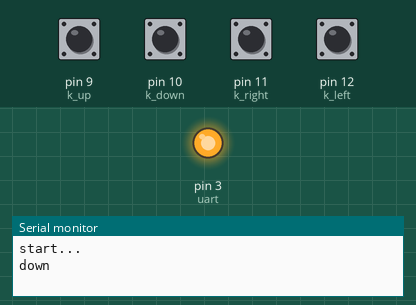
This sketch was run on a simulated Arduino Uno, built with avr-gcc and run on an emulated ATmega328P. Shown: output pins drawn as LEDs (lit = HIGH), the last lines printed to the serial monitor. The test bench sets the inputs (shaded band); at power-on: pin 9 (k_up) HIGH, pin 10 (k_down), pin 11 (k_right), pin 12 (k_left) LOW.

Above: at 3.8 s.
3.9 s: pin 10 (k_down) pulled HIGH for 0.15 s
At 5.0 s:
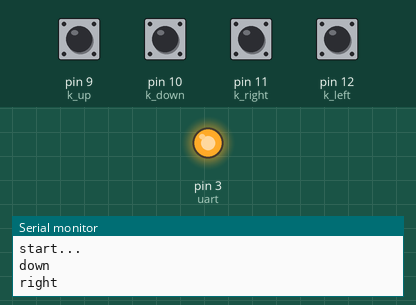
5.5 s: pin 11 (k_right) pulled HIGH for 0.15 s
At 6.0 s:
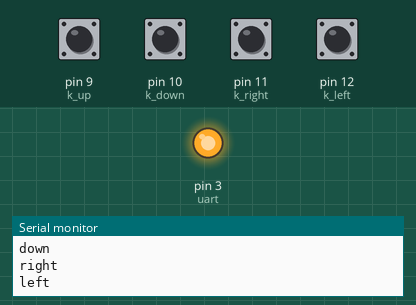
Timing chart, 0 to 8.5 s (numbered marks = the images above; inputs shaded):
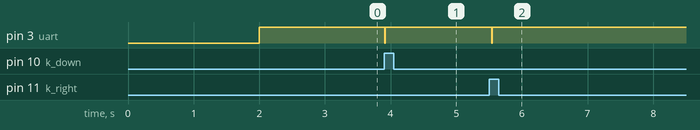

Measured:
- after the input at 3.9 s, pin 3 (uart): HIGH → LOW at once, → HIGH 0.01 s later
- after the input at 5.5 s, pin 3 (uart): HIGH → LOW at once, → HIGH 0.01 s later

The sketch:

control-dasti-m328.ino
```cpp
int k_up = 9;
int k_down = 10;
int k_right = 11;
int k_left = 12;

int k_start = 13;
int k_stop = A0;

int uart = 3;

#include <SoftwareSerial.h>
SoftwareSerial simserial(7, 2);  // RX | TX

void setup() {
  Serial.begin(115200);
  simserial.begin(115200);
  pinMode(k_up, INPUT);
  pinMode(k_down, INPUT);
  pinMode(k_right, INPUT);
  pinMode(k_left, INPUT);
  pinMode(k_start, INPUT);
  pinMode(k_stop, INPUT);
  pinMode(uart, OUTPUT);

delay(2000);
    digitalWrite(uart, HIGH);
    delay(200);
    simserial.println("$X");
    delay(200);
    simserial.println("$$");
    delay(200);
    digitalWrite(uart, LOW);
    Serial.println("start...");
}

void loop() {
  //button();
/////////////////////////////////////////////up////////////////////////////
   if (digitalRead(k_up) == 0) {
    Serial.println("up");
    //simserial.println("$J=F2000 G91 X-1000");
    digitalWrite(uart, HIGH);
    delay(1);
    while (1) {
      simserial.println("$J=G91X-0.1F500");
      delay(10);  // 10
      if (digitalRead(k_up) == 1) {
        digitalWrite(uart, LOW);
        break;
      }
    }
    delay(10);  // 20
  }
/////////////////////////////////////////down/////////////////////////////////////
  if (digitalRead(k_down) == 0) {
    Serial.println("down");
    digitalWrite(uart, HIGH);
    delay(1);
    // simserial.println("$J=F2000 G91 X1000");
    while (1) {
      simserial.println("$J=G91X0.1F500");
      delay(10);  // 20
      if (digitalRead(k_down) == 1) {
        digitalWrite(uart, LOW);
        break;
      }
    }
    delay(10);  // 20
  }

  ///////////////////////////right///////////////////////////////////
   if (digitalRead(k_right) == 0) {
    Serial.println("right");
    digitalWrite(uart, HIGH);
    delay(20);
    // simserial.println("$J= G91F2000 Z3000");
    while (1) {
      simserial.println("$J=G91Z0.4F1000");
      delay(50);
      if (digitalRead(k_right) == 1) {
        digitalWrite(uart, LOW);
        break;
      }
    }
    delay(10);
  }
///////////////////////////left//////////////////////////////////////
  if (digitalRead(k_left) == 0) {
    Serial.println("left");
    //simserial.println("$J= G91F2000 Z-3000");
    digitalWrite(uart, HIGH);
    delay(1);
    // simserial.println("$J= G91F2000 Z3000");
    while (1) {
      simserial.println("$J=G91Z-0.5F1000");
      delay(50);
      if (digitalRead(k_left) == 1) {
        digitalWrite(uart, LOW);
        break;
      }
    }
    delay(10);
  }

  ////////////////////start/////////////////////////////
   if (digitalRead(k_start) == 0) {
    Serial.println("start");
    digitalWrite(uart, HIGH);
    delay(200);
    simserial.println("$X");
    delay(200);
    simserial.println("$$");
    delay(200);
    digitalWrite(uart, LOW);
  }
}
```

button.ino
```cpp
void button() {
  if (digitalRead(k_start) == 0) {
    Serial.println("start");
    digitalWrite(uart, HIGH);
    delay(200);
    simserial.println("$X");
    delay(200);
    simserial.println("$$");
    delay(200);
    digitalWrite(uart, LOW);
  }

  if (digitalRead(k_stop) == 0) {
    digitalWrite(uart, HIGH);
    delay(500);
    simserial.println("G92 X0 Y0 Z0");
    delay(500);
    digitalWrite(uart, LOW);
  }

  if (digitalRead(k_up) == 0) {
    Serial.println("up");
    //simserial.println("$J=F2000 G91 X-1000");
    digitalWrite(uart, HIGH);
    delay(1);
    while (1) {
      simserial.println("$J=G91X-0.1F500");
      delay(10);  // 10
      if (digitalRead(k_up) == 1) {
        digitalWrite(uart, LOW);
        break;
      }
    }
    delay(10);  // 20
  }

  if (digitalRead(k_down) == 0) {
    Serial.println("down");
    digitalWrite(uart, HIGH);
    delay(1);
    // simserial.println("$J=F2000 G91 X1000");
    while (1) {
      simserial.println("$J=G91X0.5F500");
      delay(10);  // 20
      if (digitalRead(k_down) == 1) {
        digitalWrite(uart, LOW);
        break;
      }
    }
    delay(10);  // 20
  }

  if (digitalRead(k_right) == 0) {
    Serial.println("right");
    digitalWrite(uart, HIGH);
    delay(20);
    // simserial.println("$J= G91F2000 Z3000");
    while (1) {
      simserial.println("$J=G91Z0.5F500");
      delay(20);
      if (digitalRead(k_right) == 1) {
        digitalWrite(uart, LOW);
        break;
      }
    }
    delay(20);
  }

  if (digitalRead(k_left) == 0) {
    Serial.println("left");
    //simserial.println("$J= G91F2000 Z-3000");
    digitalWrite(uart, HIGH);
    delay(20);
    // simserial.println("$J= G91F2000 Z3000");
    while (1) {
      simserial.println("$J=G91Z-0.5F500");
      delay(20);
      if (digitalRead(k_left) == 1) {
        digitalWrite(uart, LOW);
        break;
      }
    }
    delay(20);
  }
}
```
